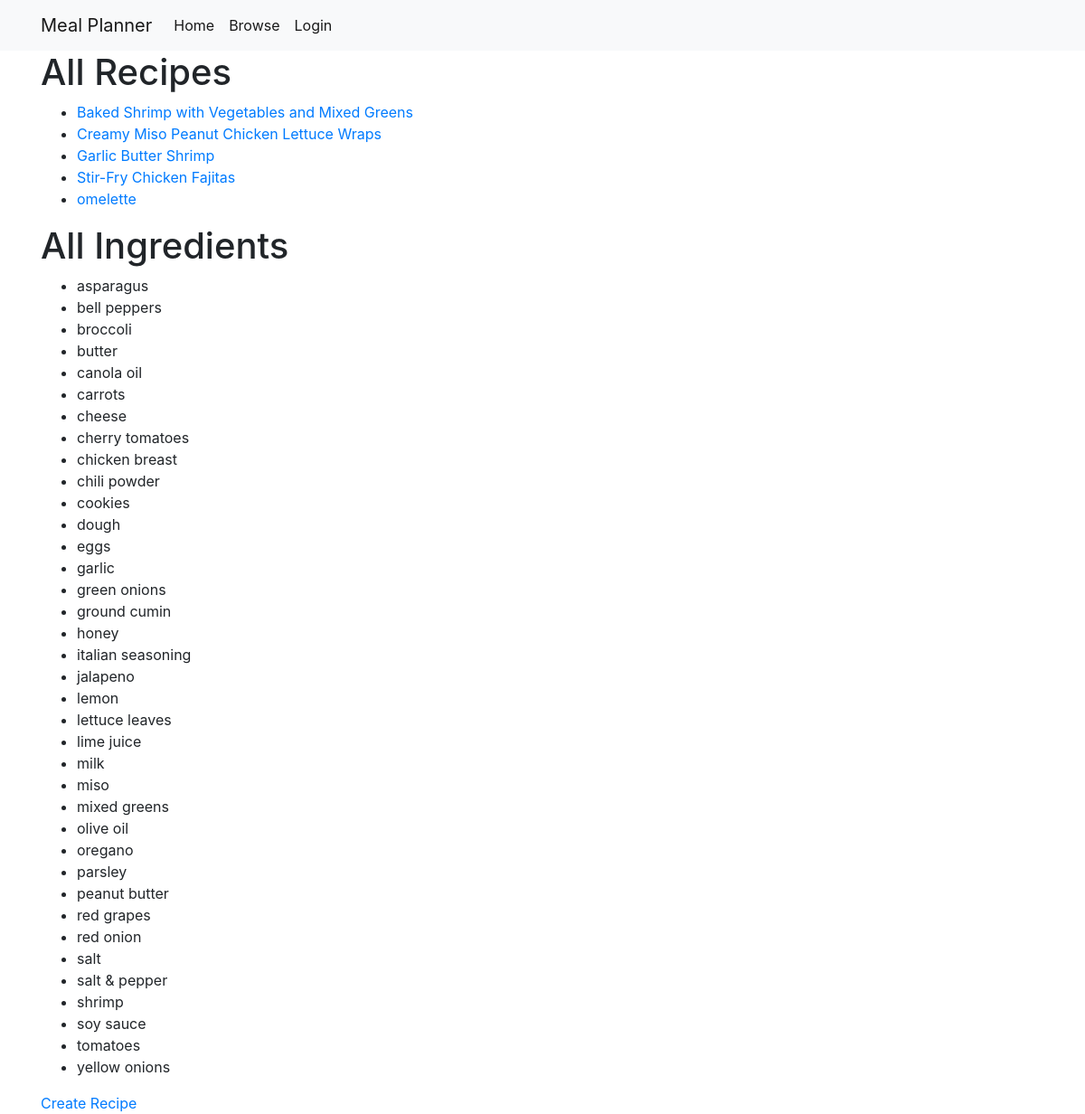
Before: / with the older database file.
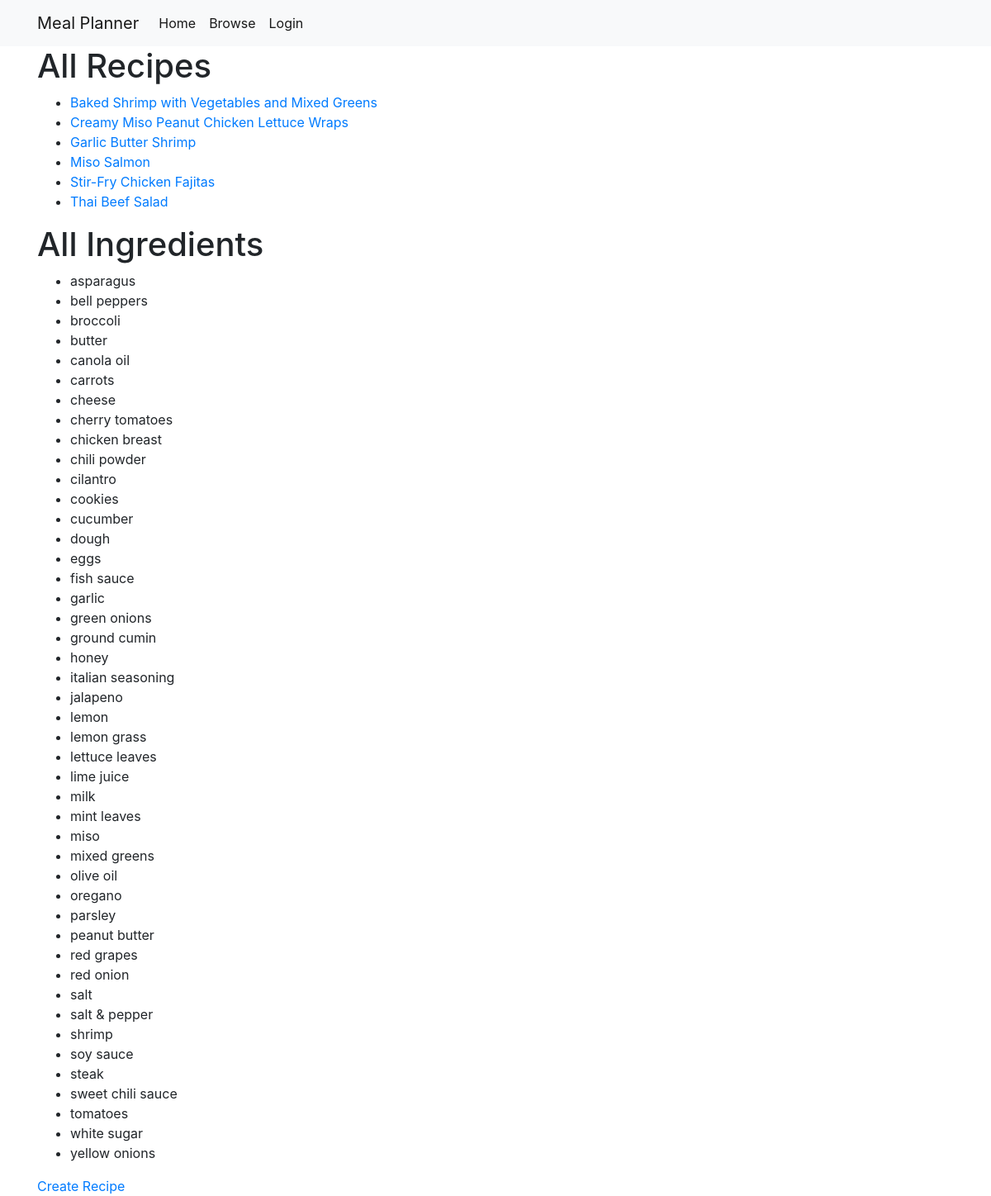
After: the same page with the newer database file.
### recipes/models.py (models this page shows, shortened)
class Recipe(models.Model):
	name = models.CharField(max_length=50, unique=True)
	likes = models.IntegerField(default=0)
	cuisine = models.CharField(max_length=50, default='world')
	servings = models.IntegerField(default=1)
	ready_in = models.DurationField(default=datetime.timedelta(hours=1))
	cal = models.IntegerField(null=True)
	slug = models.SlugField(unique=True)
	ingredients = models.ManyToManyField(
		Ingredient,
		through='RecipeItem',
		related_name='recipes')
	users = models.ManyToManyField(
		User,
		through='UserRecipe',
		related_name='recipes',
		blank=True)
	class Meta:
		ordering = ('name',)

class Ingredient(models.Model):
	SPRING = 'SP'
	SUMMER = 'SU'
	FALL = 'FA'
	WINTER = 'WI'
	ALL_SEASONS = 'AS'
	SEASONALITY_CHOICES = [
		(SPRING, 'Spring'),
		(SUMMER, 'Summer'),
		(FALL, 'Fall'),
		(WINTER, 'Winter'),
		(ALL_SEASONS, 'All seasons'),
	]
	name = models.CharField(max_length=30, unique=True)
	seasonality = models.CharField(
		max_length=30,
		choices=SEASONALITY_CHOICES,
		default=ALL_SEASONS)
	class Meta:
		ordering = ('name',)

### recipes/views.py (the view)
# urls.py: path('', views.RecipeIndexView.as_view(), name='index'),
class RecipeIndexView(ListView):
    model = Recipe
    template_name = 'recipes/index.html'
    context_object_name = 'recipe_list'  # same as default, but made explicit for greater clarity
    def get_context_data(self, **kwargs):
        context = super().get_context_data(**kwargs)
        context['ingredients_list'] = Ingredient.objects.all()
        return context

### templates/recipes/index.html
{% extends "base_generic.html" %}
{% block content %}
<body>
	<div>
		<h1>All Recipes</h1>
		{% if recipe_list %}
		<ul>
			{% for recipe in recipe_list %}
			<li><a href="/recipes/{{recipe.slug}}/">{{ recipe.name }}</a></li>
			{% endfor %}
		</ul>
		{% else %}
			No recipes currently in database.
		{% endif %}
	</div>
	<div>
		<h1>All Ingredients</h1>
		{% if ingredients_list %}
		<ul>
			{% for ingredient in ingredients_list %}
			<li>{{ ingredient.name }}</li>
			{% endfor %}
		</ul>
		{% else %}
			No ingredients currently in database.
		{% endif %}
	</div>
	<div>
		<a href="/recipes/create_recipe/">Create Recipe</a>
	</div>
</body>
{% endblock %}

Changed rows visible on the page:
removed Recipe: name "omelette"
added Recipe: name "Miso Salmon"
added Recipe: name "Thai Beef Salad"
added Ingredient: name "cilantro"
added Ingredient: name "cucumber"
added Ingredient: name "fish sauce"
added Ingredient: name "lemon grass"
added Ingredient: name "mint leaves"
added Ingredient: name "steak"
added Ingredient: name "sweet chili sauce"
added Ingredient: name "white sugar"
